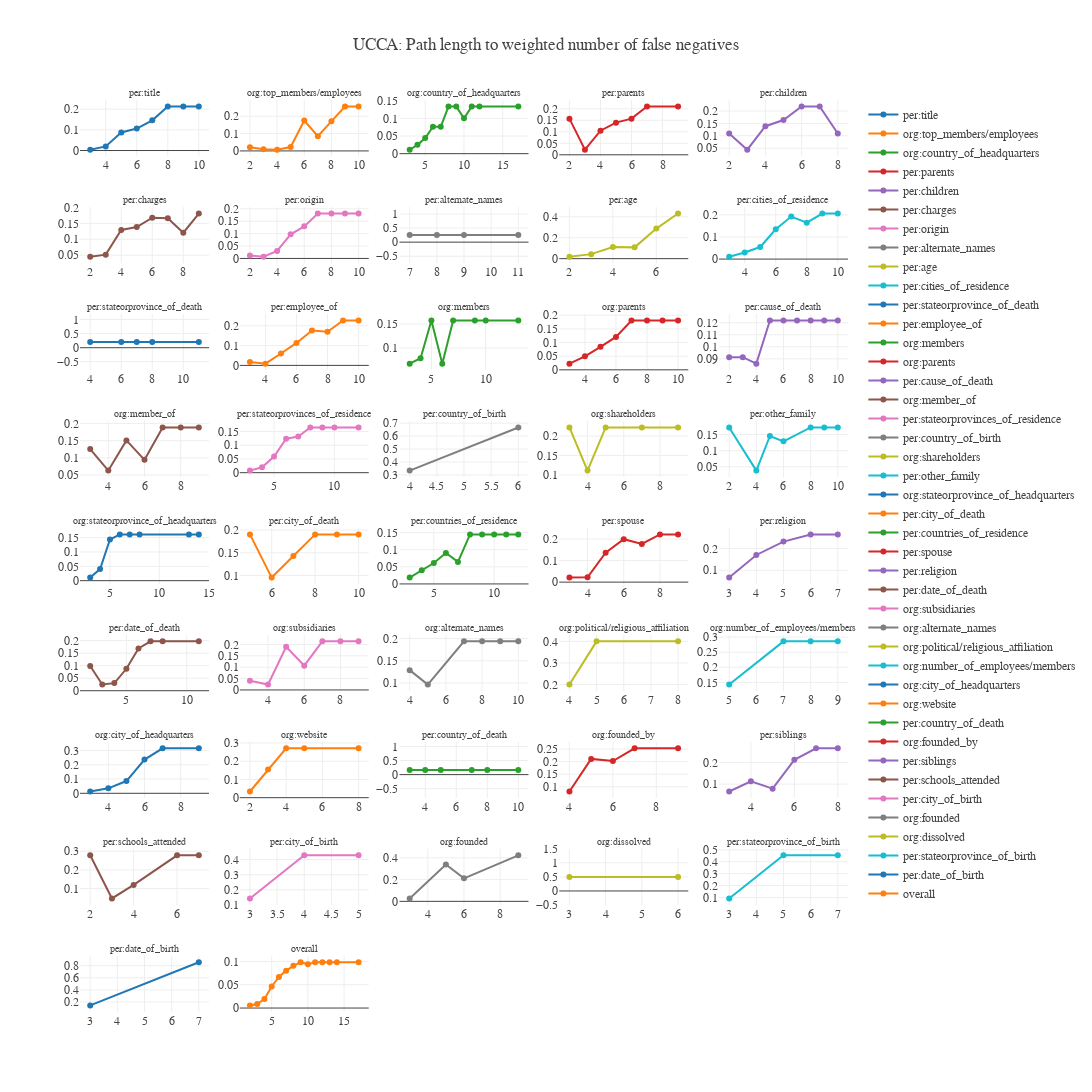

Here is the notebook cell this chart was saved with:
### Code cell
for ind, relation in enumerate(relation_to_df.keys()):
    
    row_num, column_num = divmod(ind,num_columns)
    
    column_num += 1
    row_num +=1 
    
    
    relation_to_fn_stat = relation_to_fn_stats[relation]
    
    
    fig.add_trace(
        go.Scatter(
            x=list(relation_to_fn_stat.keys()),
            y=list(relation_to_fn_stat.values()),
            name=relation),
        row=row_num, 
        col=column_num)
    

for i in fig['layout']['annotations']:
    i['font'] = dict(family="Arial", size=10)

    

fig.show()

### Figure 1 — Plotly figure (JSON) as saved in the notebook; plotly's stock layout.template omitted (floating-point values rounded to 4 significant figures)
{"data": [{"name": "per:title", "type": "scatter", "uid": "441d2826-0303-4cac-a251-96a388e95ffc", "x": [3, 4, 5, 6, 7, 8, 9, 10], "xaxis": "x", "y": [0.003791, 0.01991, 0.0872, 0.1062, 0.146, 0.2123, 0.2123, 0.2123], "yaxis": "y"}, {"name": "org:top_members/employees", "type": "scatter", "uid": "f3d46170-f929-4c5a-90c7-f9b1d85dbaf9", "x": [2, 3, 4, 5, 6, 7, 8, 9, 10], "xaxis": "x2", "y": [0.02125, 0.0102, 0.006854, 0.02237, 0.1744, 0.08499, 0.17, 0.255, 0.255], "yaxis": "y2"}, {"name": "org:country_of_headquarters", "type": "scatter", "uid": "15c3759e-bc3d-474f-b4bc-05da593d6e22", "x": [3, 4, 5, 6, 7, 8, 9, 10, 11, 12, 17], "xaxis": "x3", "y": [0.01112, 0.02501, 0.04446, 0.07622, 0.07622, 0.1334, 0.1334, 0.1, 0.1334, 0.1334, 0.1334], "yaxis": "y3"}, {"name": "per:parents", "type": "scatter", "uid": "a46ffea6-1be5-4a33-81d6-2588412e1220", "x": [2, 3, 4, 5, 6, 7, 9], "xaxis": "x4", "y": [0.1572, 0.02206, 0.1048, 0.1397, 0.1572, 0.2096, 0.2096], "yaxis": "y4"}, {"name": "per:children", "type": "scatter", "uid": "252f23ff-a347-4609-9b35-8aa6a29ef426", "x": [2, 3, 4, 5, 6, 7, 8], "xaxis": "x5", "y": [0.109, 0.04361, 0.1388, 0.1635, 0.218, 0.218, 0.109], "yaxis": "y5"}, {"name": "per:charges", "type": "scatter", "uid": "2bd69dd5-bbd0-4633-89e9-e5e5002bfe57", "x": [2, 3, 4, 5, 6, 7, 8, 9], "xaxis": "x6", "y": [0.04524, 0.0517, 0.1292, 0.1384, 0.168, 0.1659, 0.1206, 0.1809], "yaxis": "y6"}, {"name": "per:origin", "type": "scatter", "uid": "c72f166e-1e4a-4146-9a6b-4cff1d3c378b", "x": [2, 3, 4, 5, 6, 7, 8, 9, 10], "xaxis": "x7", "y": [0.01207, 0.007097, 0.03016, 0.09745, 0.1293, 0.181, 0.181, 0.181, 0.181], "yaxis": "y7"}, {"name": "per:alternate_names", "type": "scatter", "uid": "80ae83a8-5e75-474a-889e-63523da0759f", "x": [7, 8, 9, 11], "xaxis": "x8", "y": [0.25, 0.25, 0.25, 0.25], "yaxis": "y8"}, {"name": "per:age", "type": "scatter", "uid": "9173f67c-dbd8-49be-9620-431c6b9184ed", "x": [2, 3, 4, 5, 6, 7], "xaxis": "x9", "y": [0.01876, 0.04315, 0.111, 0.1079, 0.2877, 0.4315], "yaxis": "y9"}, {"name": "per:cities_of_residence", "type": "scatter", "uid": "f751320a-5ed2-48df-a592-5f3ed12c35a7", "x": [3, 4, 5, 6, 7, 8, 9, 10], "xaxis": "x10", "y": [0.01085, 0.03017, 0.05457, 0.1348, 0.1924, 0.1649, 0.2061, 0.2061], "yaxis": "y10"}, {"name": "per:stateorprovince_of_death", "type": "scatter", "uid": "1b5ca5a0-a671-4b87-9516-97af5d58f8c6", "x": [4, 6, 7, 8, 11], "xaxis": "x11", "y": [0.2, 0.2, 0.2, 0.2, 0.2], "yaxis": "y11"}, {"name": "per:employee_of", "type": "scatter", "uid": "dc1b932e-6a79-4f96-bfd3-286f93f3c7b7", "x": [3, 4, 5, 6, 7, 8, 9, 10], "xaxis": "x12", "y": [0.01719, 0.008729, 0.05995, 0.1135, 0.1765, 0.1702, 0.227, 0.227], "yaxis": "y12"}, {"name": "org:members", "type": "scatter", "uid": "3c485b53-cd8b-46fa-8559-d298de8a3738", "x": [3, 4, 5, 6, 7, 9, 10, 13], "xaxis": "x13", "y": [0.06742, 0.07865, 0.1573, 0.06742, 0.1573, 0.1573, 0.1573, 0.1573], "yaxis": "y13"}, {"name": "org:parents", "type": "scatter", "uid": "14085c88-861f-4d41-902c-71b42d114a18", "x": [3, 4, 5, 6, 7, 8, 9, 10], "xaxis": "x14", "y": [0.0226, 0.04931, 0.08437, 0.1205, 0.1808, 0.1808, 0.1808, 0.1808], "yaxis": "y14"}, {"name": "per:cause_of_death", "type": "scatter", "uid": "b6e27c07-09fb-4bc4-a3c0-dd7a5665c602", "x": [2, 3, 4, 5, 6, 7, 8, 9, 10], "xaxis": "x15", "y": [0.0914, 0.0914, 0.08602, 0.1219, 0.1219, 0.1219, 0.1219, 0.1219, 0.1219], "yaxis": "y15"}, {"name": "org:member_of", "type": "scatter", "uid": "ede88378-9077-4287-8637-8d324258f1dd", "x": [3, 4, 5, 6, 7, 8, 9], "xaxis": "x16", "y": [0.1258, 0.06289, 0.1509, 0.09434, 0.1887, 0.1887, 0.1887], "yaxis": "y16"}, {"name": "per:stateorprovinces_of_residence", "type": "scatter", "uid": "bf9e3ad9-3609-45da-ba09-955f7b003fbd", "x": [3, 4, 5, 6, 7, 8, 9, 10, 12], "xaxis": "x17", "y": [0.007485, 0.01976, 0.05881, 0.1235, 0.1317, 0.1647, 0.1647, 0.1647, 0.1647], "yaxis": "y17"}, {"name": "per:country_of_birth", "type": "scatter", "uid": "14904fdc-f21d-4664-8127-84664628d164", "x": [4, 6], "xaxis": "x18", "y": [0.3333, 0.6667], "yaxis": "y18"}, {"name": "org:shareholders", "type": "scatter", "uid": "72da3532-789d-4f03-affd-2a496c07043b", "x": [3, 4, 5, 7, 9], "xaxis": "x19", "y": [0.2222, 0.1111, 0.2222, 0.2222, 0.2222], "yaxis": "y19"}, {"name": "per:other_family", "type": "scatter", "uid": "5b7edb86-7d21-4b64-bc62-35d6619646cc", "x": [2, 4, 5, 6, 8, 9, 10], "xaxis": "x20", "y": [0.1719, 0.03819, 0.1454, 0.1289, 0.1719, 0.1719, 0.1719], "yaxis": "y20"}, {"name": "org:stateorprovince_of_headquarters", "type": "scatter", "uid": "8dd27312-3eb5-4142-837b-e67452218307", "x": [3, 4, 5, 6, 7, 8, 13, 14], "xaxis": "x21", "y": [0.01074, 0.04029, 0.1432, 0.1611, 0.1611, 0.1611, 0.1611, 0.1611], "yaxis": "y21"}, {"name": "per:city_of_death", "type": "scatter", "uid": "16050742-7d43-4427-9f50-3907608ec829", "x": [5, 6, 7, 8, 9, 10], "xaxis": "x22", "y": [0.1905, 0.09524, 0.1429, 0.1905, 0.1905, 0.1905], "yaxis": "y22"}, {"name": "per:countries_of_residence", "type": "scatter", "uid": "d5ba4af2-0ee2-4d95-a616-096477df5a5f", "x": [3, 4, 5, 6, 7, 8, 9, 10, 11, 12], "xaxis": "x23", "y": [0.01858, 0.04027, 0.06133, 0.0906, 0.06443, 0.145, 0.145, 0.145, 0.145, 0.145], "yaxis": "y23"}, {"name": "per:spouse", "type": "scatter", "uid": "6c13bbd0-d015-4f78-9090-87d6acce5375", "x": [3, 4, 5, 6, 7, 8, 9], "xaxis": "x24", "y": [0.02111, 0.02217, 0.1364, 0.1995, 0.1774, 0.2217, 0.2217], "yaxis": "y24"}, {"name": "per:religion", "type": "scatter", "uid": "5a2590f3-ae1a-4e4e-8ce0-3f859d93dfe0", "x": [3, 4, 5, 6, 7], "xaxis": "x25", "y": [0.06635, 0.1706, 0.2322, 0.2654, 0.2654], "yaxis": "y25"}, {"name": "per:date_of_death", "type": "scatter", "uid": "e2b82d92-89ef-4fb2-9b0f-5f5293087933", "x": [2, 3, 4, 5, 6, 7, 8, 11], "xaxis": "x26", "y": [0.09842, 0.0246, 0.03028, 0.08748, 0.1687, 0.1968, 0.1968, 0.1968], "yaxis": "y26"}, {"name": "org:subsidiaries", "type": "scatter", "uid": "8acae2a6-5504-47ab-bc52-5c4e8082aae4", "x": [3, 4, 5, 6, 7, 8, 9], "xaxis": "x27", "y": [0.04, 0.0237, 0.1896, 0.1067, 0.2133, 0.2133, 0.2133], "yaxis": "y27"}, {"name": "org:alternate_names", "type": "scatter", "uid": "62923b32-720f-416d-82cb-33e28db86109", "x": [4, 5, 7, 8, 9, 10], "xaxis": "x28", "y": [0.129, 0.09677, 0.1935, 0.1935, 0.1935, 0.1935], "yaxis": "y28"}, {"name": "org:political/religious_affiliation", "type": "scatter", "uid": "a8d89222-72a7-4df9-af4a-d40c3bbb9693", "x": [4, 5, 8], "xaxis": "x29", "y": [0.2, 0.4, 0.4], "yaxis": "y29"}, {"name": "org:number_of_employees/members", "type": "scatter", "uid": "d5b54e24-8b8b-4f1b-88da-bc87c338046a", "x": [5, 7, 8, 9], "xaxis": "x30", "y": [0.1429, 0.2857, 0.2857, 0.2857], "yaxis": "y30"}, {"name": "org:city_of_headquarters", "type": "scatter", "uid": "4d3e2724-7d85-44e3-bd9a-658a39565955", "x": [3, 4, 5, 6, 7, 9], "xaxis": "x31", "y": [0.0126, 0.03501, 0.08593, 0.2363, 0.3151, 0.3151], "yaxis": "y31"}, {"name": "org:website", "type": "scatter", "uid": "9ecc4315-0d44-4a33-b9f0-a1595079fc1a", "x": [2, 3, 4, 5, 8], "xaxis": "x32", "y": [0.03382, 0.1546, 0.2705, 0.2705, 0.2705], "yaxis": "y32"}, {"name": "per:country_of_death", "type": "scatter", "uid": "cc4cff99-db1a-490d-b2e5-bbd0e890cbb6", "x": [3, 4, 5, 7, 8, 10], "xaxis": "x33", "y": [0.1667, 0.1667, 0.1667, 0.1667, 0.1667, 0.1667], "yaxis": "y33"}, {"name": "org:founded_by", "type": "scatter", "uid": "cfbffe52-b5e8-44c3-b1dd-1cdfa5a0c256", "x": [4, 5, 6, 7, 9], "xaxis": "x34", "y": [0.08094, 0.2108, 0.2024, 0.253, 0.253], "yaxis": "y34"}, {"name": "per:siblings", "type": "scatter", "uid": "9d5afe2d-7297-48e8-ada3-1d894da0e2f4", "x": [3, 4, 5, 6, 7, 8], "xaxis": "x35", "y": [0.06616, 0.1134, 0.0794, 0.2117, 0.2647, 0.2647], "yaxis": "y35"}, {"name": "per:schools_attended", "type": "scatter", "uid": "46f0effb-ca36-424b-97eb-ac4e15d3a46b", "x": [2, 3, 4, 6, 7], "xaxis": "x36", "y": [0.2781, 0.04636, 0.1192, 0.2781, 0.2781], "yaxis": "y36"}, {"name": "per:city_of_birth", "type": "scatter", "uid": "22a42f09-d540-4e13-bc84-18464062b424", "x": [3, 4, 5], "xaxis": "x37", "y": [0.1429, 0.4286, 0.4286], "yaxis": "y37"}, {"name": "org:founded", "type": "scatter", "uid": "c077de7b-798e-4548-9bb0-7504b4691468", "x": [3, 5, 6, 9], "xaxis": "x38", "y": [0.02646, 0.3386, 0.2116, 0.4233], "yaxis": "y38"}, {"name": "org:dissolved", "type": "scatter", "uid": "cd00ca7c-e42e-4f00-a4f2-3ac1b7877be9", "x": [3, 6], "xaxis": "x39", "y": [0.5, 0.5], "yaxis": "y39"}, {"name": "per:stateorprovince_of_birth", "type": "scatter", "uid": "78bd3ad5-d13d-468f-ba52-886e0248ebd1", "x": [3, 5, 7], "xaxis": "x40", "y": [0.09091, 0.4545, 0.4545], "yaxis": "y40"}, {"name": "per:date_of_birth", "type": "scatter", "uid": "275c88d9-0039-4223-99ca-31d510b10e41", "x": [3, 7], "xaxis": "x41", "y": [0.1429, 0.8571], "yaxis": "y41"}, {"name": "overall", "type": "scatter", "uid": "17880305-2a9c-46fe-9e1a-b90ce0c0c0e4", "x": [2, 3, 4, 5, 6, 7, 8, 9, 10, 11, 12, 13, 14, 17], "xaxis": "x42", "y": [0.005601, 0.008561, 0.01932, 0.04633, 0.06674, 0.08019, 0.09041, 0.09813, 0.09404, 0.09813, 0.09813, 0.09813, 0.09813, 0.09813], "yaxis": "y42"}], "layout": {"annotations": [{"font": {"family": "Arial", "size": 10}, "showarrow": false, "text": "per:title", "x": 0.084, "xanchor": "center", "xref": "paper", "y": 1, "yanchor": "bottom", "yref": "paper"}, {"font": {"family": "Arial", "size": 10}, "showarrow": false, "text": "org:top_members/employees", "x": 0.292, "xanchor": "center", "xref": "paper", "y": 1, "yanchor": "bottom", "yref": "paper"}, {"font": {"family": "Arial", "size": 10}, "showarrow": false, "text": "org:country_of_headquarters", "x": 0.5, "xanchor": "center", "xref": "paper", "y": 1, "yanchor": "bottom", "yref": "paper"}, {"font": {"family": "Arial", "size": 10}, "showarrow": false, "text": "per:parents", "x": 0.708, "xanchor": "center", "xref": "paper", "y": 1, "yanchor": "bottom", "yref": "paper"}, {"font": {"family": "Arial", "size": 10}, "showarrow": false, "text": "per:children", "x": 0.916, "xanchor": "center", "xref": "paper", "y": 1, "yanchor": "bottom", "yref": "paper"}, {"font": {"family": "Arial", "size": 10}, "showarrow": false, "text": "per:charges", "x": 0.084, "xanchor": "center", "xref": "paper", "y": 0.8827, "yanchor": "bottom", "yref": "paper"}, {"font": {"family": "Arial", "size": 10}, "showarrow": false, "text": "per:origin", "x": 0.292, "xanchor": "center", "xref": "paper", "y": 0.8827, "yanchor": "bottom", "yref": "paper"}, {"font": {"family": "Arial", "size": 10}, "showarrow": false, "text": "per:alternate_names", "x": 0.5, "xanchor": "center", "xref": "paper", "y": 0.8827, "yanchor": "bottom", "yref": "paper"}, {"font": {"family": "Arial", "size": 10}, "showarrow": false, "text": "per:age", "x": 0.708, "xanchor": "center", "xref": "paper", "y": 0.8827, "yanchor": "bottom", "yref": "paper"}, {"font": {"family": "Arial", "size": 10}, "showarrow": false, "text": "per:cities_of_residence", "x": 0.916, "xanchor": "center", "xref": "paper", "y": 0.8827, "yanchor": "bottom", "yref": "paper"}, {"font": {"family": "Arial", "size": 10}, "showarrow": false, "text": "per:stateorprovince_of_death", "x": 0.084, "xanchor": "center", "xref": "paper", "y": 0.7654, "yanchor": "bottom", "yref": "paper"}, {"font": {"family": "Arial", "size": 10}, "showarrow": false, "text": "per:employee_of", "x": 0.292, "xanchor": "center", "xref": "paper", "y": 0.7654, "yanchor": "bottom", "yref": "paper"}, {"font": {"family": "Arial", "size": 10}, "showarrow": false, "text": "org:members", "x": 0.5, "xanchor": "center", "xref": "paper", "y": 0.7654, "yanchor": "bottom", "yref": "paper"}, {"font": {"family": "Arial", "size": 10}, "showarrow": false, "text": "org:parents", "x": 0.708, "xanchor": "center", "xref": "paper", "y": 0.7654, "yanchor": "bottom", "yref": "paper"}, {"font": {"family": "Arial", "size": 10}, "showarrow": false, "text": "per:cause_of_death", "x": 0.916, "xanchor": "center", "xref": "paper", "y": 0.7654, "yanchor": "bottom", "yref": "paper"}, {"font": {"family": "Arial", "size": 10}, "showarrow": false, "text": "org:member_of", "x": 0.084, "xanchor": "center", "xref": "paper", "y": 0.6481, "yanchor": "bottom", "yref": "paper"}, {"font": {"family": "Arial", "size": 10}, "showarrow": false, "text": "per:stateorprovinces_of_residence", "x": 0.292, "xanchor": "center", "xref": "paper", "y": 0.6481, "yanchor": "bottom", "yref": "paper"}, {"font": {"family": "Arial", "size": 10}, "showarrow": false, "text": "per:country_of_birth", "x": 0.5, "xanchor": "center", "xref": "paper", "y": 0.6481, "yanchor": "bottom", "yref": "paper"}, {"font": {"family": "Arial", "size": 10}, "showarrow": false, "text": "org:shareholders", "x": 0.708, "xanchor": "center", "xref": "paper", "y": 0.6481, "yanchor": "bottom", "yref": "paper"}, {"font": {"family": "Arial", "size": 10}, "showarrow": false, "text": "per:other_family", "x": 0.916, "xanchor": "center", "xref": "paper", "y": 0.6481, "yanchor": "bottom", "yref": "paper"}, {"font": {"family": "Arial", "size": 10}, "showarrow": false, "text": "org:stateorprovince_of_headquarters", "x": 0.084, "xanchor": "center", "xref": "paper", "y": 0.5309, "yanchor": "bottom", "yref": "paper"}, {"font": {"family": "Arial", "size": 10}, "showarrow": false, "text": "per:city_of_death", "x": 0.292, "xanchor": "center", "xref": "paper", "y": 0.5309, "yanchor": "bottom", "yref": "paper"}, {"font": {"family": "Arial", "size": 10}, "showarrow": false, "text": "per:countries_of_residence", "x": 0.5, "xanchor": "center", "xref": "paper", "y": 0.5309, "yanchor": "bottom", "yref": "paper"}, {"font": {"family": "Arial", "size": 10}, "showarrow": false, "text": "per:spouse", "x": 0.708, "xanchor": "center", "xref": "paper", "y": 0.5309, "yanchor": "bottom", "yref": "paper"}, {"font": {"family": "Arial", "size": 10}, "showarrow": false, "text": "per:religion", "x": 0.916, "xanchor": "center", "xref": "paper", "y": 0.5309, "yanchor": "bottom", "yref": "paper"}, {"font": {"family": "Arial", "size": 10}, "showarrow": false, "text": "per:date_of_death", "x": 0.084, "xanchor": "center", "xref": "paper", "y": 0.4136, "yanchor": "bottom", "yref": "paper"}, {"font": {"family": "Arial", "size": 10}, "showarrow": false, "text": "org:subsidiaries", "x": 0.292, "xanchor": "center", "xref": "paper", "y": 0.4136, "yanchor": "bottom", "yref": "paper"}, {"font": {"family": "Arial", "size": 10}, "showarrow": false, "text": "org:alternate_names", "x": 0.5, "xanchor": "center", "xref": "paper", "y": 0.4136, "yanchor": "bottom", "yref": "paper"}, {"font": {"family": "Arial", "size": 10}, "showarrow": false, "text": "org:political/religious_affiliation", "x": 0.708, "xanchor": "center", "xref": "paper", "y": 0.4136, "yanchor": "bottom", "yref": "paper"}, {"font": {"family": "Arial", "size": 10}, "showarrow": false, "text": "org:number_of_employees/members", "x": 0.916, "xanchor": "center", "xref": "paper", "y": 0.4136, "yanchor": "bottom", "yref": "paper"}, {"font": {"family": "Arial", "size": 10}, "showarrow": false, "text": "org:city_of_headquarters", "x": 0.084, "xanchor": "center", "xref": "paper", "y": 0.2963, "yanchor": "bottom", "yref": "paper"}, {"font": {"family": "Arial", "size": 10}, "showarrow": false, "text": "org:website", "x": 0.292, "xanchor": "center", "xref": "paper", "y": 0.2963, "yanchor": "bottom", "yref": "paper"}, {"font": {"family": "Arial", "size": 10}, "showarrow": false, "text": "per:country_of_death", "x": 0.5, "xanchor": "center", "xref": "paper", "y": 0.2963, "yanchor": "bottom", "yref": "paper"}, {"font": {"family": "Arial", "size": 10}, "showarrow": false, "text": "org:founded_by", "x": 0.708, "xanchor": "center", "xref": "paper", "y": 0.2963, "yanchor": "bottom", "yref": "paper"}, {"font": {"family": "Arial", "size": 10}, "showarrow": false, "text": "per:siblings", "x": 0.916, "xanchor": "center", "xref": "paper", "y": 0.2963, "yanchor": "bottom", "yref": "paper"}, {"font": {"family": "Arial", "size": 10}, "showarrow": false, "text": "per:schools_attended", "x": 0.084, "xanchor": "center", "xref": "paper", "y": 0.179, "yanchor": "bottom", "yref": "paper"}, {"font": {"family": "Arial", "size": 10}, "showarrow": false, "text": "per:city_of_birth", "x": 0.292, "xanchor": "center", "xref": "paper", "y": 0.179, "yanchor": "bottom", "yref": "paper"}, {"font": {"family": "Arial", "size": 10}, "showarrow": false, "text": "org:founded", "x": 0.5, "xanchor": "center", "xref": "paper", "y": 0.179, "yanchor": "bottom", "yref": "paper"}, {"font": {"family": "Arial", "size": 10}, "showarrow": false, "text": "org:dissolved", "x": 0.708, "xanchor": "center", "xref": "paper", "y": 0.179, "yanchor": "bottom", "yref": "paper"}, {"font": {"family": "Arial", "size": 10}, "showarrow": false, "text": "per:stateorprovince_of_birth", "x": 0.916, "xanchor": "center", "xref": "paper", "y": 0.179, "yanchor": "bottom", "yref": "paper"}, {"font": {"family": "Arial", "size": 10}, "showarrow": false, "text": "per:date_of_birth", "x": 0.084, "xanchor": "center", "xref": "paper", "y": 0.06173, "yanchor": "bottom", "yref": "paper"}, {"font": {"family": "Arial", "size": 10}, "showarrow": false, "text": "overall", "x": 0.292, "xanchor": "center", "xref": "paper", "y": 0.06173, "yanchor": "bottom", "yref": "paper"}], "font": {"family": "Arial", "size": 12}, "height": 2000, "title": {"text": "UCCA: Path length to weighted number of false negatives"}, "width": 2000, "xaxis": {"anchor": "y", "domain": [0, 0.168]}, "xaxis10": {"anchor": "y10", "domain": [0.832, 1]}, "xaxis11": {"anchor": "y11", "domain": [0, 0.168]}, "xaxis12": {"anchor": "y12", "domain": [0.208, 0.376]}, "xaxis13": {"anchor": "y13", "domain": [0.416, 0.584]}, "xaxis14": {"anchor": "y14", "domain": [0.624, 0.792]}, "xaxis15": {"anchor": "y15", "domain": [0.832, 1]}, "xaxis16": {"anchor": "y16", "domain": [0, 0.168]}, "xaxis17": {"anchor": "y17", "domain": [0.208, 0.376]}, "xaxis18": {"anchor": "y18", "domain": [0.416, 0.584]}, "xaxis19": {"anchor": "y19", "domain": [0.624, 0.792]}, "xaxis2": {"anchor": "y2", "domain": [0.208, 0.376]}, "xaxis20": {"anchor": "y20", "domain": [0.832, 1]}, "xaxis21": {"anchor": "y21", "domain": [0, 0.168]}, "xaxis22": {"anchor": "y22", "domain": [0.208, 0.376]}, "xaxis23": {"anchor": "y23", "domain": [0.416, 0.584]}, "xaxis24": {"anchor": "y24", "domain": [0.624, 0.792]}, "xaxis25": {"anchor": "y25", "domain": [0.832, 1]}, "xaxis26": {"anchor": "y26", "domain": [0, 0.168]}, "xaxis27": {"anchor": "y27", "domain": [0.208, 0.376]}, "xaxis28": {"anchor": "y28", "domain": [0.416, 0.584]}, "xaxis29": {"anchor": "y29", "domain": [0.624, 0.792]}, "xaxis3": {"anchor": "y3", "domain": [0.416, 0.584]}, "xaxis30": {"anchor": "y30", "domain": [0.832, 1]}, "xaxis31": {"anchor": "y31", "domain": [0, 0.168]}, "xaxis32": {"anchor": "y32", "domain": [0.208, 0.376]}, "xaxis33": {"anchor": "y33", "domain": [0.416, 0.584]}, "xaxis34": {"anchor": "y34", "domain": [0.624, 0.792]}, "xaxis35": {"anchor": "y35", "domain": [0.832, 1]}, "xaxis36": {"anchor": "y36", "domain": [0, 0.168]}, "xaxis37": {"anchor": "y37", "domain": [0.208, 0.376]}, "xaxis38": {"anchor": "y38", "domain": [0.416, 0.584]}, "xaxis39": {"anchor": "y39", "domain": [0.624, 0.792]}, "xaxis4": {"anchor": "y4", "domain": [0.624, 0.792]}, "xaxis40": {"anchor": "y40", "domain": [0.832, 1]}, "xaxis41": {"anchor": "y41", "domain": [0, 0.168]}, "xaxis42": {"anchor": "y42", "domain": [0.208, 0.376]}, "xaxis43": {"anchor": "y43", "domain": [0.416, 0.584]}, "xaxis44": {"anchor": "y44", "domain": [0.624, 0.792]}, "xaxis45": {"anchor": "y45", "domain": [0.832, 1]}, "xaxis5": {"anchor": "y5", "domain": [0.832, 1]}, "xaxis6": {"anchor": "y6", "domain": [0, 0.168]}, "xaxis7": {"anchor": "y7", "domain": [0.208, 0.376]}, "xaxis8": {"anchor": "y8", "domain": [0.416, 0.584]}, "xaxis9": {"anchor": "y9", "domain": [0.624, 0.792]}, "yaxis": {"anchor": "x", "domain": [0.9383, 1]}, "yaxis10": {"anchor": "x10", "domain": [0.821, 0.8827]}, "yaxis11": {"anchor": "x11", "domain": [0.7037, 0.7654]}, "yaxis12": {"anchor": "x12", "domain": [0.7037, 0.7654]}, "yaxis13": {"anchor": "x13", "domain": [0.7037, 0.7654]}, "yaxis14": {"anchor": "x14", "domain": [0.7037, 0.7654]}, "yaxis15": {"anchor": "x15", "domain": [0.7037, 0.7654]}, "yaxis16": {"anchor": "x16", "domain": [0.5864, 0.6481]}, "yaxis17": {"anchor": "x17", "domain": [0.5864, 0.6481]}, "yaxis18": {"anchor": "x18", "domain": [0.5864, 0.6481]}, "yaxis19": {"anchor": "x19", "domain": [0.5864, 0.6481]}, "yaxis2": {"anchor": "x2", "domain": [0.9383, 1]}, "yaxis20": {"anchor": "x20", "domain": [0.5864, 0.6481]}, "yaxis21": {"anchor": "x21", "domain": [0.4691, 0.5309]}, "yaxis22": {"anchor": "x22", "domain": [0.4691, 0.5309]}, "yaxis23": {"anchor": "x23", "domain": [0.4691, 0.5309]}, "yaxis24": {"anchor": "x24", "domain": [0.4691, 0.5309]}, "yaxis25": {"anchor": "x25", "domain": [0.4691, 0.5309]}, "yaxis26": {"anchor": "x26", "domain": [0.3519, 0.4136]}, "yaxis27": {"anchor": "x27", "domain": [0.3519, 0.4136]}, "yaxis28": {"anchor": "x28", "domain": [0.3519, 0.4136]}, "yaxis29": {"anchor": "x29", "domain": [0.3519, 0.4136]}, "yaxis3": {"anchor": "x3", "domain": [0.9383, 1]}, "yaxis30": {"anchor": "x30", "domain": [0.3519, 0.4136]}, "yaxis31": {"anchor": "x31", "domain": [0.2346, 0.2963]}, "yaxis32": {"anchor": "x32", "domain": [0.2346, 0.2963]}, "yaxis33": {"anchor": "x33", "domain": [0.2346, 0.2963]}, "yaxis34": {"anchor": "x34", "domain": [0.2346, 0.2963]}, "yaxis35": {"anchor": "x35", "domain": [0.2346, 0.2963]}, "yaxis36": {"anchor": "x36", "domain": [0.1173, 0.179]}, "yaxis37": {"anchor": "x37", "domain": [0.1173, 0.179]}, "yaxis38": {"anchor": "x38", "domain": [0.1173, 0.179]}, "yaxis39": {"anchor": "x39", "domain": [0.1173, 0.179]}, "yaxis4": {"anchor": "x4", "domain": [0.9383, 1]}, "yaxis40": {"anchor": "x40", "domain": [0.1173, 0.179]}, "yaxis41": {"anchor": "x41", "domain": [0, 0.06173]}, "yaxis42": {"anchor": "x42", "domain": [0, 0.06173]}, "yaxis43": {"anchor": "x43", "domain": [0, 0.06173]}, "yaxis44": {"anchor": "x44", "domain": [0, 0.06173]}, "yaxis45": {"anchor": "x45", "domain": [0, 0.06173]}, "yaxis5": {"anchor": "x5", "domain": [0.9383, 1]}, "yaxis6": {"anchor": "x6", "domain": [0.821, 0.8827]}, "yaxis7": {"anchor": "x7", "domain": [0.821, 0.8827]}, "yaxis8": {"anchor": "x8", "domain": [0.821, 0.8827]}, "yaxis9": {"anchor": "x9", "domain": [0.821, 0.8827]}}}
